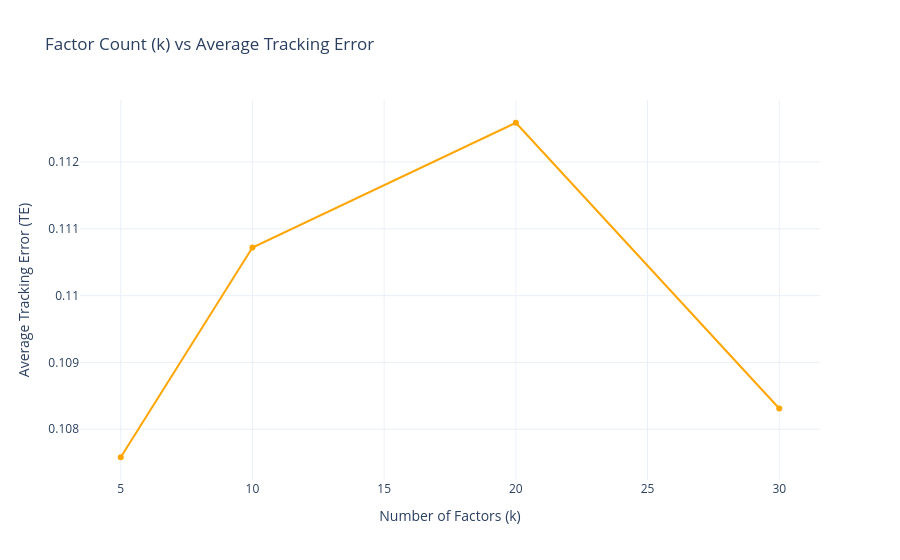

The cell this chart's notebook holds for it:
### Markdown cell above
### Plot 2: Factor Count vs. Tracking Error

### Code cell
k_data = results_df.groupby('k')['TE_test'].mean().reset_index()

fig = px.line(k_data, x='k', y='TE_test', markers=True,
              title='Factor Count (k) vs Average Tracking Error',
              labels={'k': 'Number of Factors (k)', 'TE_test': 'Average Tracking Error (TE)'})

fig.update_layout(template='plotly_white')
fig.update_traces(line_color='orange')
fig.show()

### Figure 1 — Plotly figure (JSON) as saved in the notebook; plotly's stock layout.template omitted (floating-point values rounded to 4 significant figures)
{"data": [{"hovertemplate": "Number of Factors (k)=%{x}<br>Average Tracking Error (TE)=%{y}<extra></extra>", "legendgroup": "", "line": {"color": "orange", "dash": "solid"}, "marker": {"symbol": "circle"}, "mode": "lines+markers", "name": "", "orientation": "v", "showlegend": false, "type": "scatter", "x": [5, 10, 20, 30], "xaxis": "x", "y": [0.1076, 0.1107, 0.1126, 0.1083], "yaxis": "y"}], "layout": {"legend": {"tracegroupgap": 0}, "title": {"text": "Factor Count (k) vs Average Tracking Error"}, "xaxis": {"anchor": "y", "domain": [0, 1], "title": {"text": "Number of Factors (k)"}}, "yaxis": {"anchor": "x", "domain": [0, 1], "title": {"text": "Average Tracking Error (TE)"}}}}
